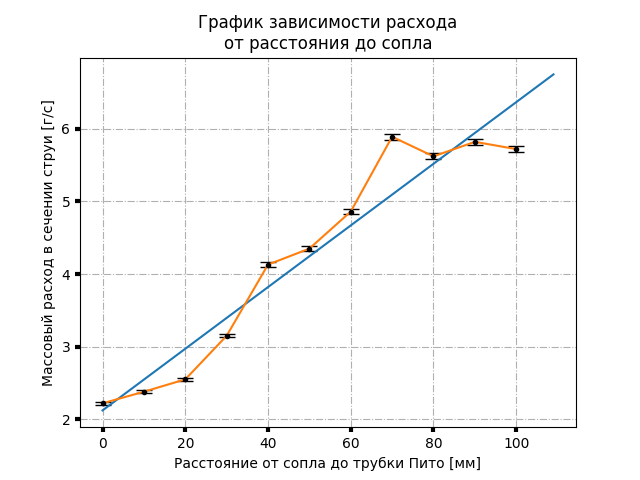

Source code (Python):
#График (точки из файла)
import matplotlib.pyplot as plt
import numpy as np
from scipy.optimize import curve_fit
x3=[]
y3=[]
with open('data', 'r') as file:
    arr=file.readlines()
    for line in arr:
        arrx, arry = line.split()
        x3.append(float(arrx))
        y3.append(float(arry))


#Рисование крестов и другое
fig, ax = plt.subplots()
ax.set_title('График зависимости расхода' + '\n' + 'от расстояния до сопла')
ax.set_xlabel("Расстояние от сопла до трубки Пито [мм]")
ax.set_ylabel("Массовый расход в сечении струи [г/с]")
ax.grid(True, linestyle='-.')
ax.tick_params(labelsize='medium', width=3)

yerr3=[]
for i in y3:
    yerr3.append(0.007*i+0.001)
ax.errorbar(x3, y3, yerr3, fmt='.', linewidth=2, capsize=6, color='k')

#Апроксимация

def mapping(x, a, b):
    return a * x + b

args, covar = curve_fit(mapping, x3, y3)
a3 = args[0]
b3 = args[1]
xx3=[]
yy3=[]
for i in range(110):
    xx3.append(i)
    yy3.append(a3 * i + b3)
plt.plot(xx3, yy3, x3, y3)
plt.show()
'''
from matplotlib import pyplot
import numpy
from textwrap import wrap
import matplotlib.ticker as ticker
from math import sqrt
#https://pyprog.pro/mpl/mpl_main_components.html

# P = (p*V^2)/2; p(плотность воздуха) = 1.2 кг/м^3;
def Bernule(N):
    p = 1.2
    P = 0.163*(N-1000)
    V = sqrt(2*abs(P)/p)
    if P < 0 or V < 2:
        return 0
    return(V)


with open("00mm.txt", "r") as file:
    speed_00_array = [Bernule(int(i)) for i in file.read().split("\n")]
with open("10mm.txt", "r") as file:
    speed_10_array = [Bernule(int(i)) for i in file.read().split("\n")]
with open("20mm.txt", "r") as file:
    speed_20_array = [Bernule(int(i)) for i in file.read().split("\n")]
with open("30mm.txt", "r") as file:
    speed_30_array = [Bernule(int(i)) for i in file.read().split("\n")]
with open("40mm.txt", "r") as file:
    speed_40_array = [Bernule(int(i)) for i in file.read().split("\n")]
with open("50mm.txt", "r") as file:
    speed_50_array = [Bernule(int(i)) for i in file.read().split("\n")]
with open("60mm.txt", "r") as file:
    speed_60_array = [Bernule(int(i)) for i in file.read().split("\n")]
with open("70mm.txt", "r") as file:
    speed_70_array = [Bernule(int(i)) for i in file.read().split("\n")]
with open("80mm.txt", "r") as file:
    speed_80_array = [Bernule(int(i)) for i in file.read().split("\n")]
with open("90mm.txt", "r") as file:
    speed_90_array = [Bernule(int(i)) for i in file.read().split("\n")]
with open("100mm.txt", "r") as file:
    speed_100_array = [Bernule(int(i)) for i in file.read().split("\n")]
with open("distance-calibration.txt", "r") as file:
    steps_distance= [(int(i)-350)*(5.56e-02)for i in file.read().split("\n")]

#Калибровка погрешностей измерений
for j in range(0, len(steps_distance)):
        if steps_distance[j] < -4.6 or steps_distance[j] > 6:
            speed_00_array[j] = 0
        if steps_distance[j] < -5.2 or steps_distance[j] > 7:
            speed_10_array[j] = 0
        if steps_distance[j] < -6 or steps_distance[j] > 7.7:
            speed_20_array[j] = 0
        if steps_distance[j] < -6 or steps_distance[j] > 11.2:
            speed_30_array[j] = 0
        if steps_distance[j] < -10 or steps_distance[j] > 12:
            speed_40_array[j] = 0
        if steps_distance[j] < -10 or steps_distance[j] > 13:
            speed_50_array[j] = 0
        if steps_distance[j] < -13 or steps_distance[j] > 15:
            speed_60_array[j] = 0
        if steps_distance[j] < -17 or steps_distance[j] > 17:
            speed_70_array[j] = 0
        if steps_distance[j] < -15.4 or steps_distance[j] > 16:
            speed_80_array[j] = 0
        if steps_distance[j] < -16 or steps_distance[j] > 18 :
            speed_90_array[j] = 0
        if steps_distance[j] < -17 or steps_distance[j] > 20:
            speed_100_array[j] = 0

#Автоматическое центрирование графиков по равенству левой и правой площади каждого графика относительно нуля:
# m = []
# massive = [speed_00_array, speed_10_array, speed_20_array, speed_30_array, speed_40_array,
#            speed_50_array, speed_60_array, speed_70_array, speed_80_array, speed_90_array, speed_100_array]
# for m in massive:
#     k = 0
#     while k != 3:
#         summa_right = 0
#         summa_left = 0
#         delta_S = 0
#         for j in range(0, len(m)-1):
#             r_i = abs(steps_distance[j]) * (1e-03)
#             r_i_1 = abs(steps_distance[j+1]) * (1e-03)
#             V_i = m[j]
#             V_i_1 = m[j+1]
#             if steps_distance[j] < 0:
#                 summa_left = summa_left + 0.5*(V_i + V_i_1)*(abs(r_i_1 - r_i))
#             if steps_distance[j] >= 0:
#                 summa_right = summa_right + 0.5 * (V_i + V_i_1) * (abs(r_i_1 - r_i))
#         delta_S = summa_left - summa_right
#         if delta_S > 0:
#             for j in range(0, len(m) - 1):
#                 m[(len(m) - 1) - j] = m[(len(m) - 1) - j - 1]
#             k = k + 2
#         if delta_S < 0:
#             for j in range(0, len(m) - 1):
#                 m[j] = m[j+1]
#             k = 1
#         if delta_S == 0: k = 3;

#Расчёт расходов для всех сечений
m = []
Q_array = []
massive = [speed_00_array, speed_10_array, speed_20_array, speed_30_array, speed_40_array,
           speed_50_array, speed_60_array, speed_70_array, speed_80_array, speed_90_array, speed_100_array]
for m in massive:
    summa = 0
    for j in range(0, len(m)-1):
        r_i = abs(steps_distance[j]) * (1e-03)
        r_i_1 = abs(steps_distance[j+1]) * (1e-03)
        V_i = m[j]
        V_i_1 = m[j+1]
        summa = summa + (r_i * V_i + r_i_1 * V_i_1)*(abs(r_i_1 - r_i)) * (1e+03)
    Q_array.append(round(summa * 3.14 * 1.2 / 2, 2))

#Обьявляем массив значений расхода
data_Q = numpy.array(Q_array)

#массив расстояний от сопла в [мм]
data_s=numpy.array([0, 10, 20, 30, 40, 50, 60, 70, 80, 90, 100])

#параметры фигуры (чем меньше фигура тем выраженее пиксели и развёртка вспомогательной и главной сетки
fig, ax=pyplot.subplots(figsize=(12, 7), dpi=500)

#минимальные и максимальные значения для осей
ax.axis([-5, data_s.max() + 5, 1.5, data_Q.max() + 0.8])

#Включаем видимость сетки и делений и вводим их параметры ниже (Если включить сетку ниже парамтеров, то параметры не присвоятся)
ax.minorticks_on()

#  Устанавливаем интервал основных делений:
ax.xaxis.set_major_locator(ticker.MultipleLocator(10))
#  Устанавливаем интервал вспомогательных делений:
ax.xaxis.set_minor_locator(ticker.MultipleLocator(5))

#  Тоже самое проделываем с делениями на оси "y":
ax.yaxis.set_major_locator(ticker.MultipleLocator(1))
ax.yaxis.set_minor_locator(ticker.MultipleLocator(0.5))

#Устанавливаем параметры подписей делений: https://pyprog.pro/mpl/mpl_axis_ticks.html
ax.tick_params(axis = 'y', which = 'major', labelsize = 14, pad = 2, length = 8)
ax.tick_params(axis = 'x', which = 'major', labelsize = 10, pad = 2, length = 8)
ax.tick_params(axis = 'both', which = 'minor', labelsize = 7, pad = 2, length = 2.5)

#название графика с условием для переноса строки и центрированием
ax.set_title('График зависимости расхода' + '\n' + 'от расстояния до сопла', fontsize = 19, pad = 14, loc = 'center')

#сетка основная и второстепенная
ax.grid(which='major', color = 'gray')
ax.grid(which='minor', color = 'gray', linestyle = '--')

#Подпись осей
ax.set_ylabel("Массовый расход в сечении струи [г/с]", fontsize = 14)
ax.set_xlabel("Расстояние от сопла до трубки Пито [мм]", fontsize = 12)

#Апроксимация графика в линейную зависимость y = kx + c
Apr = numpy.polyfit(data_s, data_Q, 1)
polinom = numpy.poly1d(Apr)
y = polinom(data_s)
k = 0.04262
c = 2.261
mas_y_apr = numpy.array([(k*x + c) for x in data_s])
print(polinom)

#Добавление самого графика и (в конце присваивает наличие леге label =...), настройка цветов https://pyprog.pro/mpl/mpl_plot.html
ax.plot(data_s, data_Q, c='#F97306', linewidth=3, label ='Q(s) [г/c]')
#Добавление графика аппроксимации:
ax.plot(data_s, mas_y_apr, c='g', linewidth=3, label ='Apr(Q(s)) [г/c]')

#Маркеры
ax.scatter(data_s[0:data_Q.size:1], data_Q[0:data_Q.size:1], marker ='s', c ='blue', s=80, label='Измерения')
#Добавил маркеры в легенду с надписью измерения
ax.scatter(data_s[0:mas_y_apr.size:10], mas_y_apr[0:mas_y_apr.size:10], marker ='o', c ='g', s=80)

#Добавление легенды: https://pyprog.pro/mpl/mpl_adding_a_legend.html
ax.legend(shadow = False, loc = 'upper left', fontsize = 15)

#Добавление текста  https://pyprog.pro/mpl/mpl_text.html
ax.text(90, 0.3, '', rotation = 0, fontsize = 21)
'''
#сохранение
fig.savefig('Flow_dependence_graph.png')